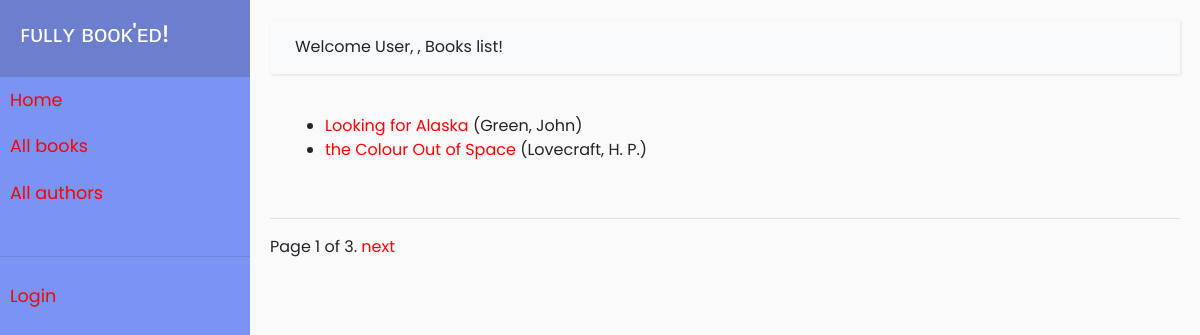
/catalog/books/, run on the app's committed database.
### catalog/models.py (models this page shows, shortened)
class Book(models.Model):
    title = models.CharField(max_length = 100)
    author = models.ForeignKey('Author', on_delete = models.SET_NULL, null = True)
    summary = models.TextField(max_length = 1000, help_text = "Enter description of book")
    isbn = models.CharField('ISBN', max_length = 13, unique = True, help_text = '10 or 13 digit Number')
    genre = models.ManyToManyField(Genre, help_text = 'Select genre of book')
    language = models.ForeignKey('Language', on_delete = models.SET_NULL, null = True)
    def get_absolute_url(self):
        return reverse('book-detail', args=[str(self.id)])
    def display_genre(self):
        return ', '.join(genre.name for genre in self.genre.all()[:3])
    display_genre.short_description = "Genre"

class Author(models.Model):
    first_name = models.CharField(max_length = 100)
    last_name = models.CharField(max_length = 100)
    date_of_birth = models.DateField(null = True, blank = True)
    date_of_death = models.DateField('died', null = True, blank = True)
    class Meta:
        ordering = ['last_name', 'first_name']
    def __str__(self):
        return f'{self.last_name}, {self.first_name}'

### catalog/views.py (the view)
# urls.py: path('books/', views.BookListView.as_view(), name = 'books'),
class BookListView(generic.ListView):
    model = Book
    paginate_by = 2

### catalog/templates/catalog/book_list.html (shortened to what this page needs)
{% extends "base_generic.html" %}
{% block heading %}
<span>Welcome {% if user.is_authenticated %}{{ user.get_username }}
  {% else %} User,
  {% endif %}, Books list!</span>
{% endblock %}
{% block content %}
  {% if book_list %}
  <ul>
    {% for book in book_list %}
      <li>
        <a href="{{ book.get_absolute_url }}">{{ book.title }}</a> ({{book.author}})
      </li>
    {% endfor %}
  </ul>
  {% else %}
    <p>There are no books in the library.</p>
  {% endif %}
{% endblock %}

### catalog/static/css/style.css (style rules this page uses)
body { font-family: 'Poppins', sans-serif; background: #fafafa; }
a:link { color:red; }

### data on the page
Book: title "Looking for Alaska", author "Green, John"
Book: title "the Colour Out of Space", author "Lovecraft, H. P."

### other printed values
{{ page_obj.number }} "1"
{{ page_obj.paginator.num_pages }} "3"
